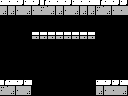

Rendered tile map (Tiled .tmx) drawn with the repository's tilesets; below, a short description and the full map source, tile grids included:
An orthogonal 16x12 tile map with 8x8 px tiles, 1 tile layer (Tile Layer 1) and 8 objects (2x item, 2x big-item, 2x 4x4-item, door-up, breakable-up).

<map version="1.0" orientation="orthogonal" renderorder="right-down" width="16" height="12" tilewidth="8" tileheight="8" nextobjectid="9">
 <properties>
  <property name="down" value="hole" />
  <property name="left" value="hole" />
  <property name="right" value="hole" />
 </properties>
 <tileset firstgid="1" name="tiles" tilewidth="8" tileheight="8" tilecount="256" columns="16">
  <image source="tiles.png" width="128" height="128" />
 </tileset>
 <layer name="Tile Layer 1" width="16" height="12">
  <data encoding="csv">
156,156,247,156,247,151,156,156,247,156,156,156,151,156,247,247,
152,152,153,152,153,153,152,152,153,152,152,152,153,152,153,153,
1,1,1,1,1,1,1,1,1,1,1,1,1,1,1,1,
1,1,1,1,1,1,1,1,1,1,1,1,1,1,1,1,
1,1,1,1,254,254,254,254,254,254,254,254,1,1,1,1,
1,1,1,1,1,1,1,1,1,1,1,1,1,1,1,1,
1,1,1,1,1,1,1,1,1,1,1,1,1,1,1,1,
1,1,1,1,1,1,1,1,1,1,1,1,1,1,1,1,
1,1,1,1,1,1,1,1,1,1,1,1,1,1,1,1,
1,1,1,1,1,1,1,1,1,1,1,1,1,1,1,1,
151,156,247,156,1,1,1,1,1,1,1,1,156,247,247,156,
153,152,153,152,1,1,1,1,1,1,1,1,152,153,153,152
</data>
 </layer>
 <objectgroup name="objects">
  <object id="1" type="item" x="96" y="64" width="16" height="16" />
  <object id="2" type="item" x="16" y="64" width="16" height="16" />
  <object id="3" type="big-item" x="96" y="56" width="32" height="24" />
  <object id="4" type="big-item" x="0" y="56" width="32" height="24" />
  <object id="5" type="4x4-item" x="96" y="48" width="32" height="32" />
  <object id="6" type="4x4-item" x="0" y="48" width="32" height="32" />
  <object id="7" type="door-up" x="48" y="0" width="32" height="16" />
  <object id="8" type="breakable-up" x="48" y="0" width="32" height="16" />
 </objectgroup>
</map>
